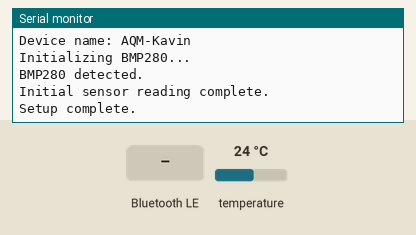
Recording of a sketch running on a simulated ESP32. Parts: the last lines printed to the serial monitor. The test bench sets the inputs (shaded band); at power-on: temperature 24 °C. Nothing arrives over Bluetooth unless stated; a phone connects over Bluetooth LE 3 s after start.

Above: at 2.2 s.
2.3 s: temperature set to 41 °C
At 4.4 s:
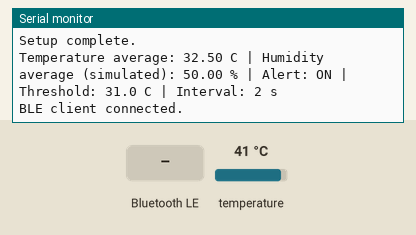
5.5 s: Bluetooth LE write "0" received
At 6.7 s:
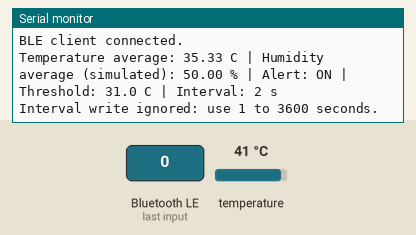
7.0 s: Bluetooth LE write "5" received
At 7.9 s:
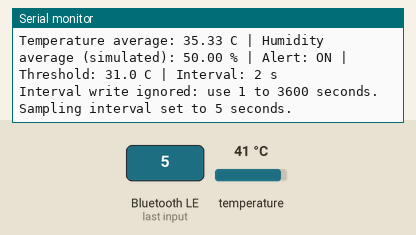
8.5 s: temperature set to 12 °C
At 11.2 s:
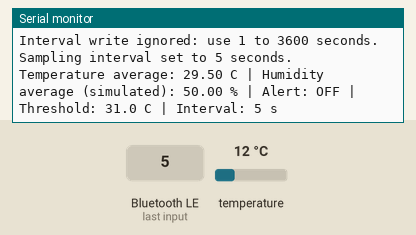

Measured:
- after the input at 2.3 s, the serial monitor: prints a new line after 0.71 s (image 1)
- after the input at 5.5 s, the serial monitor: prints a new line at once (image 2)
- after the input at 7.0 s, the serial monitor: prints a new line at once (image 3)
- after the input at 8.5 s, the serial monitor: prints a new line after 1.5 s (image 4)

The sketch:

esp32_firmware.ino
```cpp
#include <Wire.h>
#include <Adafruit_Sensor.h>
#include <Adafruit_BMP280.h>

#include <BLEDevice.h>
#include <BLEServer.h>
#include <BLEUtils.h>
#include <BLE2902.h>

// ---------- Hardware ----------
#define I2C_SDA 25
#define I2C_SCL 26

Adafruit_BMP280 bmp;

// ---------- BLE identifiers ----------
#define DEVICE_NAME       "AQM-Kavin"

#define SERVICE_UUID      "7a1f0001-8e23-4b8c-a123-456789abcdef"
#define TEMP_UUID         "7a1f0002-8e23-4b8c-a123-456789abcdef"
#define HUMIDITY_UUID     "7a1f0003-8e23-4b8c-a123-456789abcdef"
#define INTERVAL_UUID     "7a1f0004-8e23-4b8c-a123-456789abcdef"
#define ALERT_UUID        "7a1f0005-8e23-4b8c-a123-456789abcdef"

// ---------- Sampling and alert settings ----------
const uint8_t WINDOW_SIZE = 5;
const uint32_t DEFAULT_INTERVAL_MS = 2000;
const uint32_t MIN_INTERVAL_SECONDS = 1;
const uint32_t MAX_INTERVAL_SECONDS = 3600;

// Alert turns ON when the 5-sample average temperature is above this value.
const float TEMPERATURE_ALERT_THRESHOLD_C = 31.0;

float temperatureSamples[WINDOW_SIZE];
float humiditySamples[WINDOW_SIZE];

uint8_t sampleCount = 0;
uint8_t nextSampleIndex = 0;

float averageTemperature = NAN;
float averageHumidity = NAN;

uint32_t samplingIntervalMs = DEFAULT_INTERVAL_MS;
uint32_t lastSampleTime = 0;

BLECharacteristic *temperatureCharacteristic = nullptr;
BLECharacteristic *humidityCharacteristic = nullptr;
BLECharacteristic *intervalCharacteristic = nullptr;
BLECharacteristic *alertCharacteristic = nullptr;

bool deviceConnected = false;

// ---------- BLE connection callbacks ----------
class ServerCallbacks : public BLEServerCallbacks {
  void onConnect(BLEServer *server) override {
    deviceConnected = true;
    Serial.println("BLE client connected.");
  }

  void onDisconnect(BLEServer *server) override {
    deviceConnected = false;
    Serial.println("BLE client disconnected.");
    BLEDevice::startAdvertising();
  }
};

// ---------- Sampling interval callback ----------
class IntervalCallbacks : public BLECharacteristicCallbacks {
  void onWrite(BLECharacteristic *characteristic) override {
    String input = characteristic->getValue();
    input.trim();

    if (input.length() == 0) {
      Serial.println("Interval write ignored: empty value.");
      return;
    }

    char *endPointer = nullptr;
    long seconds = strtol(input.c_str(), &endPointer, 10);

    if (endPointer == input.c_str() ||
        *endPointer != '\0' ||
        seconds < MIN_INTERVAL_SECONDS ||
        seconds > MAX_INTERVAL_SECONDS) {
      Serial.println("Interval write ignored: use 1 to 3600 seconds.");
      return;
    }

    samplingIntervalMs = (uint32_t)seconds * 1000UL;
    characteristic->setValue(String(seconds).c_str());

    Serial.print("Sampling interval set to ");
    Serial.print(seconds);
    Serial.println(" seconds.");
  }
};

// ---------- Sensor functions ----------
float readSimulatedHumidity() {
  // BMP280 does not measure humidity. This is simulated data.
  return 50.0;
}

bool readSensor(float &temperatureC, float &humidityPercent) {
  temperatureC = bmp.readTemperature();
  humidityPercent = readSimulatedHumidity();

  return !isnan(temperatureC);
}

// ---------- Moving average ----------
void addSample(float temperatureC, float humidityPercent) {
  temperatureSamples[nextSampleIndex] = temperatureC;
  humiditySamples[nextSampleIndex] = humidityPercent;

  nextSampleIndex = (nextSampleIndex + 1) % WINDOW_SIZE;

  if (sampleCount < WINDOW_SIZE) {
    sampleCount++;
  }

  float temperatureTotal = 0.0;
  float humidityTotal = 0.0;

  for (uint8_t i = 0; i < sampleCount; i++) {
    temperatureTotal += temperatureSamples[i];
    humidityTotal += humiditySamples[i];
  }

  averageTemperature = temperatureTotal / sampleCount;
  averageHumidity = humidityTotal / sampleCount;
}

// ---------- Update BLE characteristics ----------
void updateCharacteristics() {
  if (isnan(averageTemperature) || isnan(averageHumidity)) {
    return;
  }

  char temperatureText[16];
  char humidityText[16];

  snprintf(
    temperatureText,
    sizeof(temperatureText),
    "%.2f",
    averageTemperature
  );

  snprintf(
    humidityText,
    sizeof(humidityText),
    "%.2f",
    averageHumidity
  );

  // Alert is based on the moving-average temperature.
  const char *alertValue =
    (averageTemperature > TEMPERATURE_ALERT_THRESHOLD_C) ? "1" : "0";

  temperatureCharacteristic->setValue(temperatureText);
  humidityCharacteristic->setValue(humidityText);
  alertCharacteristic->setValue(alertValue);

  if (deviceConnected) {
    temperatureCharacteristic->notify();
    humidityCharacteristic->notify();
    alertCharacteristic->notify();
  }
}

// ---------- Setup ----------
void setup() {
  Serial.begin(115200);
  delay(1000);

  Serial.println();
  Serial.println("Starting AQM firmware...");

  // Start BLE before sensor initialization.
  Serial.println("Starting BLE...");
  BLEDevice::init(DEVICE_NAME);

  BLEServer *server = BLEDevice::createServer();
  server->setCallbacks(new ServerCallbacks());

  BLEService *service = server->createService(SERVICE_UUID);

  // Temperature: Read + Notify
  temperatureCharacteristic = service->createCharacteristic(
    TEMP_UUID,
    BLECharacteristic::PROPERTY_READ |
    BLECharacteristic::PROPERTY_NOTIFY
  );
  temperatureCharacteristic->addDescriptor(new BLE2902());
  temperatureCharacteristic->setValue("0.00");

  // Humidity: Read + Notify
  humidityCharacteristic = service->createCharacteristic(
    HUMIDITY_UUID,
    BLECharacteristic::PROPERTY_READ |
    BLECharacteristic::PROPERTY_NOTIFY
  );
  humidityCharacteristic->addDescriptor(new BLE2902());
  humidityCharacteristic->setValue("50.00");

  // Sampling interval: Read + Write
  intervalCharacteristic = service->createCharacteristic(
    INTERVAL_UUID,
    BLECharacteristic::PROPERTY_READ |
    BLECharacteristic::PROPERTY_WRITE
  );
  intervalCharacteristic->setCallbacks(new IntervalCallbacks());
  intervalCharacteristic->setValue("2");

  // Temperature alert: Read + Notify
  // "1" = alert ON; "0" = alert OFF.
  alertCharacteristic = service->createCharacteristic(
    ALERT_UUID,
    BLECharacteristic::PROPERTY_READ |
    BLECharacteristic::PROPERTY_NOTIFY
  );
  alertCharacteristic->addDescriptor(new BLE2902());
  alertCharacteristic->setValue("0");

  service->start();

  BLEAdvertising *advertising = BLEDevice::getAdvertising();
  advertising->addServiceUUID(SERVICE_UUID);
  advertising->setScanResponse(true);
  BLEDevice::startAdvertising();

  Serial.println("BLE advertising started.");
  Serial.println("Device name: AQM-Kavin");

  // Initialize BMP280 after BLE has started.
  Serial.println("Initializing BMP280...");
  Wire.begin(I2C_SDA, I2C_SCL);

  bool sensorReady = bmp.begin(0x76);
  if (!sensorReady) {
    sensorReady = bmp.begin(0x77);
  }

  if (!sensorReady) {
    Serial.println("ERROR: BMP280 not detected.");
    return;
  }

  Serial.println("BMP280 detected.");

  bmp.setSampling(
    Adafruit_BMP280::MODE_NORMAL,
    Adafruit_BMP280::SAMPLING_X2,
    Adafruit_BMP280::SAMPLING_X16,
    Adafruit_BMP280::FILTER_X16,
    Adafruit_BMP280::STANDBY_MS_500
  );

  // Take first sample.
  float temperatureC;
  float humidityPercent;

  if (readSensor(temperatureC, humidityPercent)) {
    addSample(temperatureC, humidityPercent);
    updateCharacteristics();
    Serial.println("Initial sensor reading complete.");
  } else {
    Serial.println("Initial sensor reading failed.");
  }

  lastSampleTime = millis();
  Serial.println("Setup complete.");
}

// ---------- Main loop ----------
void loop() {
  uint32_t now = millis();

  if (now - lastSampleTime >= samplingIntervalMs) {
    lastSampleTime = now;

    float temperatureC;
    float humidityPercent;

    if (readSensor(temperatureC, humidityPercent)) {
      addSample(temperatureC, humidityPercent);
      updateCharacteristics();

      bool alertOn =
        averageTemperature > TEMPERATURE_ALERT_THRESHOLD_C;

      Serial.print("Temperature average: ");
      Serial.print(averageTemperature, 2);
      Serial.print(" C | Humidity average (simulated): ");
      Serial.print(averageHumidity, 2);
      Serial.print(" % | Alert: ");
      Serial.print(alertOn ? "ON" : "OFF");
      Serial.print(" | Threshold: ");
      Serial.print(TEMPERATURE_ALERT_THRESHOLD_C, 1);
      Serial.print(" C | Interval: ");
      Serial.print(samplingIntervalMs / 1000);
      Serial.println(" s");
    } else {
      Serial.println("Sensor read failed.");
    }
  }

  delay(10);
}
```
